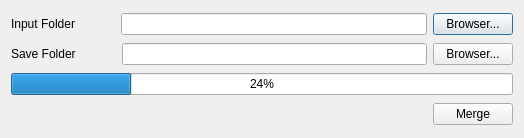
<?xml version="1.0" encoding="UTF-8"?>
<ui version="4.0">
 <class>ImgTileMergeDlg</class>
 <widget class="QDialog" name="ImgTileMergeDlg">
  <property name="geometry">
   <rect>
    <x>0</x>
    <y>0</y>
    <width>524</width>
    <height>138</height>
   </rect>
  </property>
  <property name="windowTitle">
   <string>ImgTileMergeDlg</string>
  </property>
  <layout class="QVBoxLayout" name="verticalLayout">
   <item>
    <layout class="QHBoxLayout" name="horizontalLayout">
     <item>
      <widget class="QLabel" name="label">
       <property name="text">
        <string>Input Folder</string>
       </property>
      </widget>
     </item>
     <item>
      <spacer name="horizontalSpacer">
       <property name="orientation">
        <enum>Qt::Horizontal</enum>
       </property>
       <property name="sizeType">
        <enum>QSizePolicy::Fixed</enum>
       </property>
       <property name="sizeHint" stdset="0">
        <size>
         <width>40</width>
         <height>20</height>
        </size>
       </property>
      </spacer>
     </item>
     <item>
      <widget class="QLineEdit" name="lineEditInput"/>
     </item>
     <item>
      <widget class="QPushButton" name="pushButtonInput">
       <property name="text">
        <string>Browser...</string>
       </property>
      </widget>
     </item>
    </layout>
   </item>
   <item>
    <layout class="QHBoxLayout" name="horizontalLayout_2">
     <item>
      <widget class="QLabel" name="label_2">
       <property name="text">
        <string>Save Folder</string>
       </property>
      </widget>
     </item>
     <item>
      <spacer name="horizontalSpacer_2">
       <property name="orientation">
        <enum>Qt::Horizontal</enum>
       </property>
       <property name="sizeType">
        <enum>QSizePolicy::Fixed</enum>
       </property>
       <property name="sizeHint" stdset="0">
        <size>
         <width>40</width>
         <height>20</height>
        </size>
       </property>
      </spacer>
     </item>
     <item>
      <widget class="QLineEdit" name="lineEditSave"/>
     </item>
     <item>
      <widget class="QPushButton" name="pushButtonSave">
       <property name="text">
        <string>Browser...</string>
       </property>
      </widget>
     </item>
    </layout>
   </item>
   <item>
    <widget class="QProgressBar" name="progressBarJpgFile">
     <property name="value">
      <number>24</number>
     </property>
    </widget>
   </item>
   <item>
    <layout class="QHBoxLayout" name="horizontalLayout_3">
     <item>
      <spacer name="horizontalSpacer_3">
       <property name="orientation">
        <enum>Qt::Horizontal</enum>
       </property>
       <property name="sizeHint" stdset="0">
        <size>
         <width>40</width>
         <height>20</height>
        </size>
       </property>
      </spacer>
     </item>
     <item>
      <widget class="QPushButton" name="pushButtonMerge">
       <property name="text">
        <string>Merge</string>
       </property>
      </widget>
     </item>
    </layout>
   </item>
  </layout>
 </widget>
 <layoutdefault spacing="6" margin="11"/>
 <resources/>
 <connections/>
</ui>
